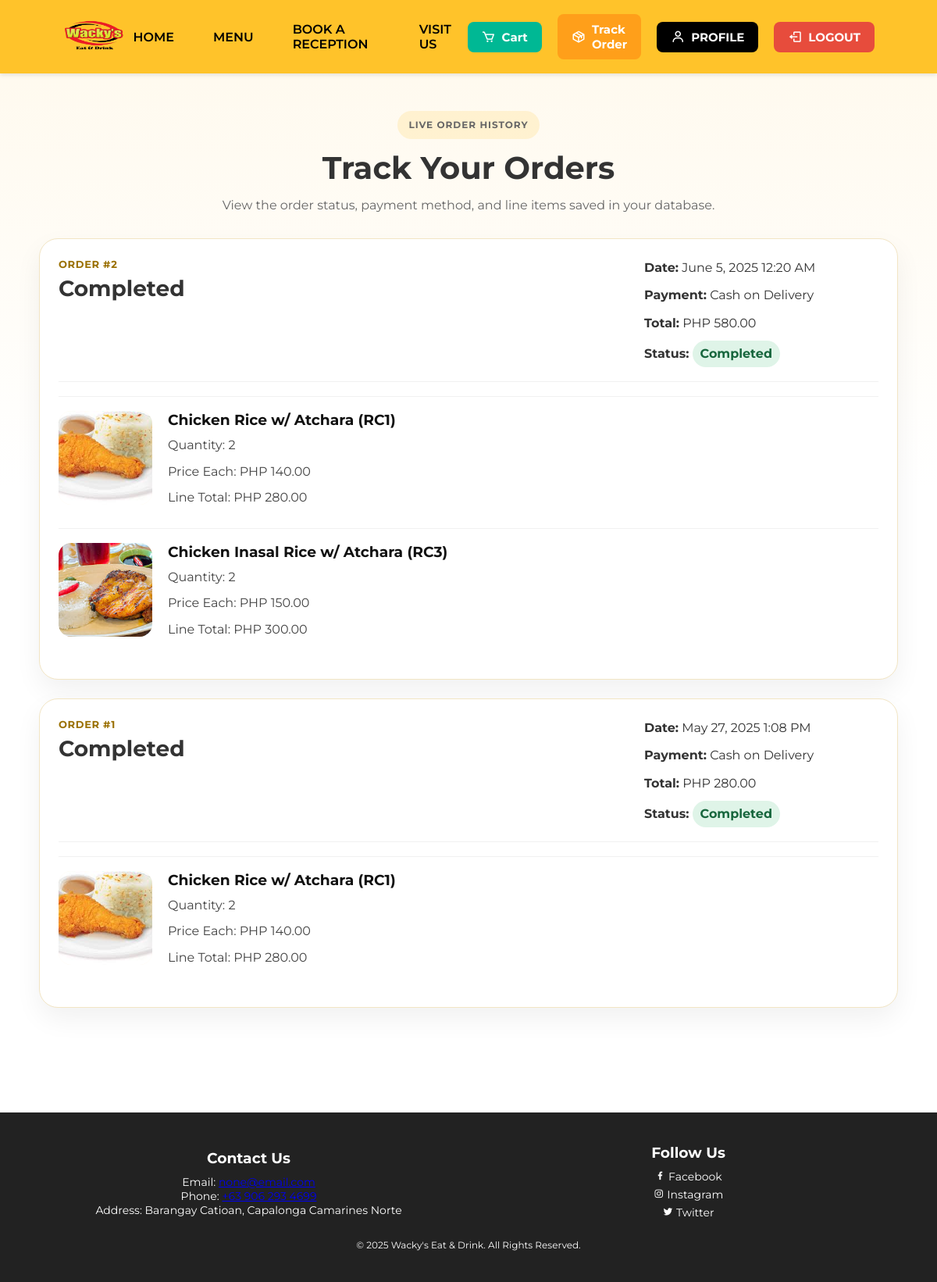
The app's page /track.php (signed in) with its own data.
### tables this page shows
CREATE TABLE `orderdetails` (
  `OrderDetailID` int(11) NOT NULL,
  `OrderID` int(11) NOT NULL,
  `ProductID` int(11) NOT NULL,
  `Quantity` int(11) NOT NULL,
  `Price` decimal(10,2) NOT NULL,
  `Subtotal` decimal(10,2) GENERATED ALWAYS AS (`Quantity` * `Price`) STORED
);

CREATE TABLE `products` (
  `id` int(11) NOT NULL,
  `name` varchar(100) NOT NULL,
  `price` decimal(10,2) NOT NULL,
  `description` text DEFAULT NULL,
  `image_path` varchar(255) DEFAULT NULL,
  `category_id` int(11) DEFAULT NULL,
  `isAvailable` enum('Y','N') DEFAULT 'Y'
);

CREATE TABLE `orders` (
  `OrderID` int(11) NOT NULL,
  `UserID` int(11) NOT NULL,
  `OrderDate` datetime DEFAULT current_timestamp(),
  `TotalAmount` decimal(10,2) DEFAULT NULL,
  `OrderStatus` enum('Pending','Preparing','Cancelled','Completed') DEFAULT 'Pending',
  `PaymentMethod` varchar(50) DEFAULT NULL
);

### track.php (the view, shortened to what this page needs)
<?php
include_once 'conn.php';
$userId = (int) $_SESSION['user_id'];
$orders = [];
function trackImagePath($imageName) {
    $candidate = 'assets/' . $imageName;
    if (file_exists(__DIR__ . '/' . $candidate)) {
        return $candidate;
    }
    return 'assets/wackys_Logo.png';
}
$orderQuery = "
    SELECT o.OrderID, o.OrderDate, o.TotalAmount, o.OrderStatus, o.PaymentMethod,
           od.Quantity, od.Price, p.name, p.image_path
    FROM orders o
    INNER JOIN orderdetails od ON od.OrderID = o.OrderID
    INNER JOIN products p ON p.id = od.ProductID
    WHERE o.UserID = ?
    ORDER BY o.OrderDate DESC, o.OrderID DESC, od.OrderDetailID ASC
";
$orderStmt = $conn->prepare($orderQuery);
if ($orderStmt) {
    $orderStmt->bind_param("i", $userId);
    $orderStmt->execute();
    $result = $orderStmt->get_result();
    while ($row = $result->fetch_assoc()) {
        $orderId = (int) $row['OrderID'];
        if (!isset($orders[$orderId])) {
            $orders[$orderId] = [
                'OrderID' => $orderId,
                'OrderDate' => $row['OrderDate'],
                'TotalAmount' => $row['TotalAmount'],
                'OrderStatus' => $row['OrderStatus'],
                'PaymentMethod' => $row['PaymentMethod'],
                'items' => []
            ];
        }
        $orders[$orderId]['items'][] = [
            'name' => $row['name'],
            'image_path' => $row['image_path'],
            'quantity' => $row['Quantity'],
            'price' => $row['Price']
        ];
    }
}
?>
<!DOCTYPE html>
<html lang="en">
<head>
    <link rel="stylesheet" href="track.css">
    <link href='https://unpkg.com/boxicons@2.1.4/css/boxicons.min.css' rel='stylesheet'>
</head>
<body>
    <nav>
        <div class="logo">
            <img src="assets/wackys_Logo.png" alt="Wacky's Logo">
        </div>
        <ul class="nav-links">
            <li><a href="dashboard.php">HOME</a></li>
            <li><a href="menu.php">MENU</a></li>
            <li><a href="book.php">BOOK A RECEPTION</a></li>
            <li><a href="location.php">VISIT US</a></li>
        </ul>
        <div class="nav-buttons">
            <a href="cart.php" class="cart-btn">
                <i class='bx bx-cart'></i> Cart
            </a>
            <a href="track.php" class="order-btn">
                <i class='bx bx-package'></i> Track Order
            </a>
            <?php if (isset($_SESSION['user_id'])): ?>
                <a href="profile.php" class="login-btn">
                    <i class='bx bx-user'></i> PROFILE
                </a>
                <a href="logout.php" class="login-btn" style="background: #e74c3c;">
                    <i class='bx bx-log-out'></i> LOGOUT
                </a>
            <?php else: ?>
                <a href="login.php" class="login-btn">
                    <i class='bx bx-user'></i> LOGIN
                </a>
            <?php endif; ?>
        </div>
    </nav>
<section class="track-order-section">
    <div class="container">
        <div class="page-heading">
            <p class="eyebrow">Live Order History</p>
            <h1>Track Your Orders</h1>
            <p>View the order status, payment method, and line items saved in your database.</p>
        </div>
        <?php if (empty($orders)): ?>
            <div class="empty-orders">
                <p>You have not placed any orders yet.</p>
                <a href="menu.php" class="browse-btn">Start Ordering</a>
            </div>
        <?php else: ?>
            <?php foreach ($orders as $order): ?>
                <section class="order-group">
                    <div class="order-summary">
                        <div>
                            <p class="summary-label">Order #<?php echo (int) $order['OrderID']; ?></p>
                            <h2><?php echo htmlspecialchars($order['OrderStatus']); ?></h2>
                        </div>
                        <div class="summary-grid">
                            <p><strong>Date:</strong> <?php echo htmlspecialchars(date('F j, Y g:i A', strtotime($order['OrderDate']))); ?></p>
                            <p><strong>Payment:</strong> <?php echo htmlspecialchars($order['PaymentMethod'] ?: 'Not provided'); ?></p>
                            <p><strong>Total:</strong> PHP <?php echo number_format((float) $order['TotalAmount'], 2); ?></p>
                            <p><strong>Status:</strong> <span class="status <?php echo strtolower(htmlspecialchars($order['OrderStatus'])); ?>"><?php echo htmlspecialchars($order['OrderStatus']); ?></span></p>
                        </div>
                    </div>
                    <?php foreach ($order['items'] as $item): ?>
                        <div class="order-card">
                            <img src="<?php echo htmlspecialchars(trackImagePath($item['image_path'])); ?>" alt="<?php echo htmlspecialchars($item['name']); ?>">
                            <div class="order-details">
                                <h3><?php echo htmlspecialchars($item['name']); ?></h3>
                                <p>Quantity: <?php echo (int) $item['quantity']; ?></p>
                                <p>Price Each: PHP <?php echo number_format((float) $item['price'], 2); ?></p>
                                <p>Line Total: PHP <?php echo number_format(((float) $item['price']) * ((int) $item['quantity']), 2); ?></p>
                            </div>
                        </div>
                    <?php endforeach; ?>
                </section>
            <?php endforeach; ?>
        <?php endif; ?>
    </div>
</section>
    <footer>
        <div class="footer-content">
            <div class="contact-info">
                <h3>Contact Us</h3>
                <p>Email: <a href="mailto:contact@wackys.com">none@email.com</a></p>
                <p>Phone: <a href="tel:+123456789">+63 906 293 4699</a></p>
                <p>Address: Barangay Catioan, Capalonga Camarines Norte</p>
            </div>
            <div class="social-media">
                <h3>Follow Us</h3>
                <a href="https://facebook.com" target="_blank"><i class='bx bxl-facebook'></i> Facebook</a>
                <a href="https://instagram.com" target="_blank"><i class='bx bxl-instagram'></i> Instagram</a>
                <a href="https://twitter.com" target="_blank"><i class='bx bxl-twitter'></i> Twitter</a>
            </div>
        </div>
        <div class="footer-bottom">
            <p>&copy; 2025 Wacky's Eat & Drink. All Rights Reserved.</p>
        </div>
    </footer>
</body>
</html>

### track.css (style rules this page uses)
* { margin: 0; padding: 0; box-sizing: border-box; font-family: 'Montserrat', sans-serif; }
body { background: linear-gradient(180deg, #fff9ec 0%, #ffffff 38%); color: #333; }
nav { background-color: #FFC32A; display: flex; justify-content: space-between; align-items: center; padding: 15px 80px; box-shadow: 0 2px 5px rgba(0,0,0,0.1); }
nav .logo img { height: 60px; }
nav .nav-links { list-style: none; display: flex; gap: 30px; padding: 0; margin: 0; }
nav .nav-links li { display: flex; align-items: center; }
nav .nav-links a { color: #000; font-weight: 600; text-decoration: none; transition: color 0.2s ease; padding: 6px 10px; border-radius: 6px; }
.nav-buttons { display: flex; align-items: center; gap: 10px; }
.nav-buttons a, .nav-buttons button { display: inline-flex; align-items: center; gap: 8px; padding: 10px 18px; border: none; border-radius: 8px; font-weight: bold; font-size: 15px; text-decoration: none; cursor: pointer; transition: background 0.3s ease; margin-left: 10px; }
.cart-btn { background-color: #00b894; color: white; }
.order-btn { background-color: #ff9f1a; color: white; }
.login-btn { background-color: #000000; color: white; }
.nav-buttons i { font-size: 18px; }
.track-order-section { padding: 48px 20px 60px; }
.container { max-width: 1100px; margin: auto; }
.page-heading { max-width: 760px; margin: 0 auto 28px; text-align: center; }
.eyebrow { display: inline-block; margin-bottom: 12px; padding: 8px 14px; border-radius: 999px; background: rgba(255, 195, 42, 0.16); color: #946200; font-size: 12px; font-weight: 700; letter-spacing: 0.08em; text-transform: uppercase; }
.page-heading h1 { font-size: 40px; margin-bottom: 10px; }
.page-heading p { color: #666; line-height: 1.7; }
.order-group { margin-bottom: 24px; padding: 24px; border-radius: 24px; background: #fff; border: 1px solid #f2e5c4; box-shadow: 0 14px 34px rgba(0, 0, 0, 0.06); }
.order-summary { display: flex; justify-content: space-between; gap: 20px; align-items: flex-start; margin-bottom: 18px; padding-bottom: 18px; border-bottom: 1px solid #f1f1f1; }
.summary-label { color: #9a7000; font-size: 13px; font-weight: 700; letter-spacing: 0.05em; text-transform: uppercase; margin-bottom: 6px; }
.order-summary h2 { font-size: 28px; }
.summary-grid { display: grid; gap: 10px; min-width: 300px; }
.summary-grid p { line-height: 1.6; }
.order-card { display: flex; gap: 20px; align-items: flex-start; padding: 18px 0; border-top: 1px solid #f1f1f1; }
.order-card img { width: 120px; height: 120px; object-fit: cover; border-radius: 16px; background: #fff8e2; }
.order-details { flex: 1; }
.order-details h3 { color: #111; margin-bottom: 8px; }
.order-details p { color: #444; margin-bottom: 8px; line-height: 1.6; }
.status { display: inline-flex; align-items: center; font-weight: bold; padding: 4px 10px; border-radius: 999px; }
.status.completed { background-color: #dff4e8; color: #17663d; }
footer { background-color: #222; color: white; padding: 40px 20px; margin-top: 50px; text-align: center; }
footer .footer-content { display: flex; justify-content: center; align-items: center; margin-bottom: 20px; }
footer .contact-info, footer .social-media { width: 45%; text-align: center; }
footer .footer-content h3 { margin-bottom: 10px; }
footer .contact-info p, footer .social-media a { font-size: 14px; }
footer .social-media a { display: block; margin: 5px 0; color: white; text-decoration: none; }
footer .footer-bottom { font-size: 12px; margin-top: 20px; }

### records on screen
orderdetails: ProductID.image_path (picture), ProductID.name "Chicken Inasal Rice w/ Atchara (RC3)", Quantity "2", Price "150.00", ((float) $item['price']) * ((int) $item['quantity']) "300.00"
orderdetails: OrderID.OrderID "1", OrderID.OrderStatus "Completed", OrderID.OrderDate "May 27, 2025 1:08 PM", OrderID.PaymentMethod "Cash on Delivery", OrderID.TotalAmount "280.00", name "Chicken Rice w/ Atchara (RC1)", quantity "2", price "140.00", quantity "280.00"

### other values on screen
$order['OrderID'] "2"
$order['OrderStatus'] "Completed"
date('F j, Y g:i A', strtotime($order['OrderDate'])) "June 5, 2025 12:20 AM"
$order['PaymentMethod'] ?: 'Not provided' "Cash on Delivery"
$order['TotalAmount'] "580.00"
$item['name'] "Chicken Rice w/ Atchara (RC1)"
$item['quantity'] "2"
$item['price'] "140.00"
